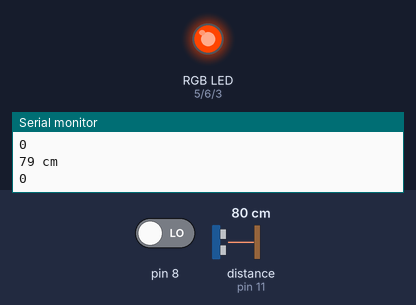
The sketch below on a simulated Arduino Mega 2560, built with avr-gcc and run on an emulated ATmega2560. Shown: an RGB LED mixed from three pins (HIGH = lit), the last lines printed to the serial monitor. Wiring (inferred from the names in the program): ultrasonic range finder: trigger pin 12; echo pin 11. The test bench sets the inputs (shaded band); at power-on: pin 8 LOW, distance to the obstacle (sensor on pin 11) 80 cm. The echo pulse lasts 58.3 µs per cm; pins used as bus, display or sensor lines are not drawn.

Above: at 1.2 s.
1.3 s: pin 8 driven HIGH
At 4.69 s:
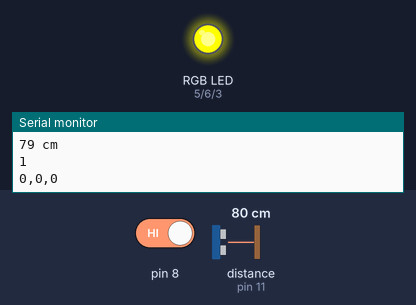
7.3 s: distance to the obstacle (sensor on pin 11) set to 2 cm
At 8.5 s:
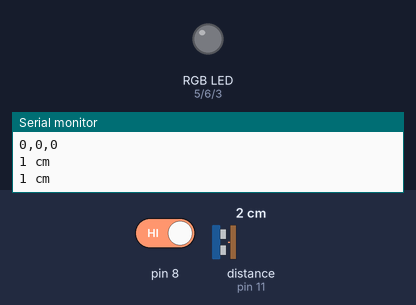
9.4 s: distance to the obstacle (sensor on pin 11) set to 20 cm
10.9 s: distance to the obstacle (sensor on pin 11) set to 23 cm
At 12.05 s:
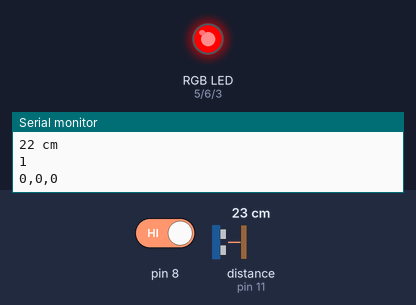
16.9 s: distance to the obstacle (sensor on pin 11) set to 4 cm
At 18.2 s:
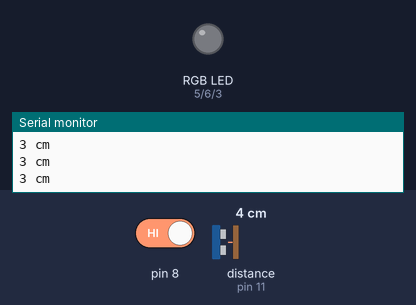
Timing chart, 0 to 19.9 s (numbered marks = the images above; inputs shaded):
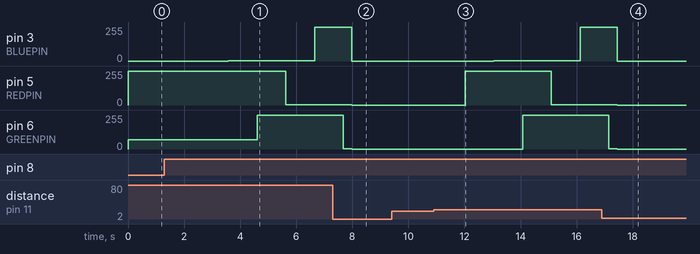

The sketch:

LED.ino
```cpp
// color swirl! connect an RGB LED to the PWM pins as indicated
// in the #defines
// public domain, enjoy!

#define BLUEPIN 3//MEGA 3
#define REDPIN 5//MEGA 5
#define GREENPIN 6//MEGA 6

#define trigPin 12//MEGA 13
#define echoPin 11//MEGA 12

#define FADESPEED 4     // make this higher to slow down
#define distThreshold 20  // How high distance needs to be before starting LED
//#define mode 1 // 1: rgb fade, 2: const yellow

void setup() {
  Serial.begin(9600);
  pinMode(REDPIN, OUTPUT);
  pinMode(GREENPIN, OUTPUT);
  pinMode(BLUEPIN, OUTPUT);

  pinMode(trigPin, OUTPUT);
  pinMode(echoPin, INPUT);
  pinMode(8, INPUT);
}

void loop() {
  long duration, distance;
  digitalWrite(trigPin, LOW);  // Added this line
  delayMicroseconds(2);        // Added this line
  digitalWrite(trigPin, HIGH);
  //  delayMicroseconds(1000); - Removed this line
  delayMicroseconds(10);  // Added this line
  digitalWrite(trigPin, LOW);
  duration = pulseIn(echoPin, HIGH);
  distance = (duration / 2) / 29.1;

  Serial.print(distance);
  Serial.println(" cm");
  if (distance > distThreshold) {
    // LEDS need to be on, check what mode to be run
    bool strobe = digitalRead(8);
    Serial.println(strobe);
    if(strobe == true) {
    RGB();
    }
    if (strobe == false) {
      yellow();
    }
  } else {
    analogWrite(REDPIN, 0);
    analogWrite(BLUEPIN, 0);
    analogWrite(GREENPIN, 0);
  }
  delay(300);
}

void yellow() {
  analogWrite(REDPIN, 255);
  analogWrite(GREENPIN, 69);
  analogWrite(BLUEPIN, 0);
}

void RGB() {
  int r, g, b;
  Serial.print(r);
  Serial.print(",");
  Serial.print(g);
  Serial.print(",");
  Serial.println(b);
  // fade from blue to violet
  for (r = 0; r < 256; r++) {
    analogWrite(REDPIN, r);
    delay(FADESPEED);
  }
  // fade from violet to red
  for (b = 255; b > 0; b--) {
    analogWrite(BLUEPIN, b);
    delay(FADESPEED);
  }
  // fade from red to yellow
  for (g = 0; g < 256; g++) {
    analogWrite(GREENPIN, g);
    delay(FADESPEED);
  }
  // fade from yellow to green
  for (r = 255; r > 0; r--) {
    analogWrite(REDPIN, r);
    delay(FADESPEED);
  }
  // fade from green to teal
  for (b = 0; b < 256; b++) {
    analogWrite(BLUEPIN, b);
    delay(FADESPEED);
  }
  // fade from teal to blue
  for (g = 255; g > 0; g--) {
    analogWrite(GREENPIN, g);
    delay(FADESPEED);
  }
}
```

Measured:
- the behaviour switches between 21 and 22 cm on distance to the obstacle (sensor on pin 11) (found by bisection; images 2 and 3)
- after the input at 1.3 s, pin 3 (BLUEPIN): 0/255 → 1/255 after 2.3 s, → 255/255 3.1 s later; pin 5 (REDPIN): 255/255 → 1/255 after 4.3 s; pin 6 (GREENPIN): 69/255 → 255/255 after 3.3 s
- after the input at 7.3 s, pin 3 (BLUEPIN): 255/255 → 0/255 after 0.69 s; pin 5 (REDPIN): 1/255 → 0/255 after 0.69 s
- after the input at 10.9 s, pin 3 (BLUEPIN): 0/255 → 1/255 after 2.1 s, → 255/255 3.1 s later; pin 5 (REDPIN): 0/255 → 255/255 after 1.1 s, → 1/255 3.1 s later; pin 6 (GREENPIN): 0/255 → 255/255 after 3.2 s
- after the input at 16.9 s, pin 3 (BLUEPIN): 255/255 → 0/255 after 0.56 s; pin 5 (REDPIN): 1/255 → 0/255 after 0.56 s
